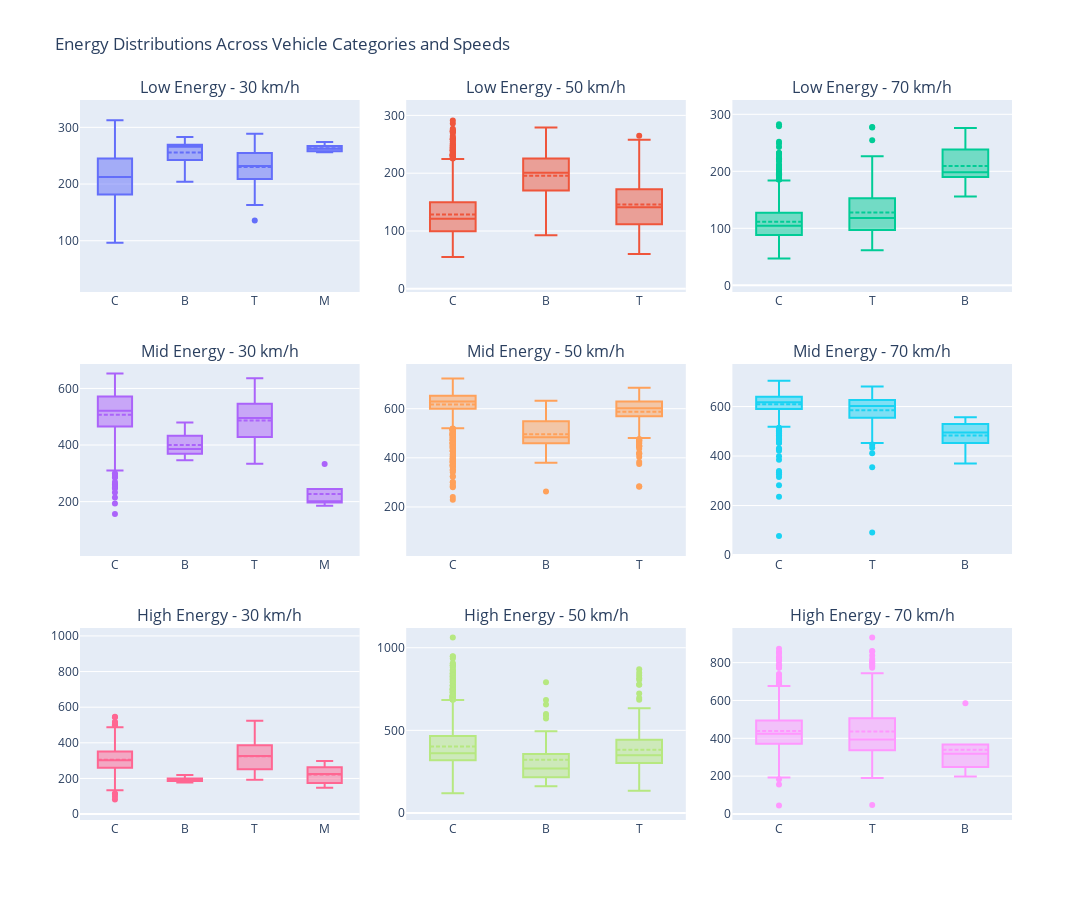

The code cell stored with this chart in its notebook:
### Code cell
import pandas as pd
import plotly.graph_objects as go
from plotly.subplots import make_subplots

# Load the dataset
df = pd.read_excel(r'/Users/jakob/Library/CloudStorage/OneDrive-student.kit.edu/Studium/02_Master/4. Semester/seminar/RTN-jakob/df_dataset_merged.xlsx')

# Create a subplot grid: 3 rows (low, mid, high energy) and 3 columns (30, 50, 70 km/h)
fig = make_subplots(
    rows=3, cols=3,
    subplot_titles=(
        "Low Energy - 30 km/h", "Low Energy - 50 km/h", "Low Energy - 70 km/h",
        "Mid Energy - 30 km/h", "Mid Energy - 50 km/h", "Mid Energy - 70 km/h",
        "High Energy - 30 km/h", "High Energy - 50 km/h", "High Energy - 70 km/h"
    ),
    horizontal_spacing=0.05, vertical_spacing=0.1
)

# Speeds and energies to iterate
speeds = [30, 50, 70]
energies = ['low_energy', 'mid_energy', 'high_energy']

# Loop through rows (energies) and columns (speeds)
for row, energy in enumerate(energies, start=1):
    for col, speed in enumerate(speeds, start=1):
        # Filter the data for the current speed and microphone type
        df_filtered = df[(df['speed_kmh'] == str(speed)) & (df['microphone'] == "SE")]
        
        # Add a box plot for the current energy and speed
        fig.add_trace(
            go.Box(
                x=df_filtered['vehicle'],
                y=df_filtered[energy],
                name=f"{energy.capitalize()} - {speed} km/h",
                boxmean=True  # Show mean in the box plot
            ),
            row=row, col=col
        )

# Update layout for better spacing and aesthetics
fig.update_layout(
    title_text="Energy Distributions Across Vehicle Categories and Speeds",
    height=900,  # Adjust for 3 rows
    width=1200,  # Adjust for side-by-side plots
    showlegend=False  # Hide redundant legend
)

# Show the figure
fig.show()

### Figure 1 — Plotly figure (JSON) as saved in the notebook; plotly's stock layout.template omitted (floating-point values rounded to 4 significant figures; data arrays with more than 128 entries replaced by an {"elided": "..."} marker saying what was removed)
{"data": [{"boxmean": true, "name": "Low_energy - 30 km/h", "type": "box", "x": {"elided": "1207 str values"}, "xaxis": "x", "y": {"elided": "1207 float values"}, "yaxis": "y"}, {"boxmean": true, "name": "Low_energy - 50 km/h", "type": "box", "x": {"elided": "4571 str values"}, "xaxis": "x2", "y": {"elided": "4571 float values"}, "yaxis": "y2"}, {"boxmean": true, "name": "Low_energy - 70 km/h", "type": "box", "x": {"elided": "2764 str values"}, "xaxis": "x3", "y": {"elided": "2764 float values"}, "yaxis": "y3"}, {"boxmean": true, "name": "Mid_energy - 30 km/h", "type": "box", "x": {"elided": "1207 str values"}, "xaxis": "x4", "y": {"elided": "1207 float values"}, "yaxis": "y4"}, {"boxmean": true, "name": "Mid_energy - 50 km/h", "type": "box", "x": {"elided": "4571 str values"}, "xaxis": "x5", "y": {"elided": "4571 float values"}, "yaxis": "y5"}, {"boxmean": true, "name": "Mid_energy - 70 km/h", "type": "box", "x": {"elided": "2764 str values"}, "xaxis": "x6", "y": {"elided": "2764 float values"}, "yaxis": "y6"}, {"boxmean": true, "name": "High_energy - 30 km/h", "type": "box", "x": {"elided": "1207 str values"}, "xaxis": "x7", "y": {"elided": "1207 float values"}, "yaxis": "y7"}, {"boxmean": true, "name": "High_energy - 50 km/h", "type": "box", "x": {"elided": "4571 str values"}, "xaxis": "x8", "y": {"elided": "4571 float values"}, "yaxis": "y8"}, {"boxmean": true, "name": "High_energy - 70 km/h", "type": "box", "x": {"elided": "2764 str values"}, "xaxis": "x9", "y": {"elided": "2764 float values"}, "yaxis": "y9"}], "layout": {"annotations": [{"font": {"size": 16}, "showarrow": false, "text": "Low Energy - 30 km/h", "x": 0.15, "xanchor": "center", "xref": "paper", "y": 1, "yanchor": "bottom", "yref": "paper"}, {"font": {"size": 16}, "showarrow": false, "text": "Low Energy - 50 km/h", "x": 0.5, "xanchor": "center", "xref": "paper", "y": 1, "yanchor": "bottom", "yref": "paper"}, {"font": {"size": 16}, "showarrow": false, "text": "Low Energy - 70 km/h", "x": 0.85, "xanchor": "center", "xref": "paper", "y": 1, "yanchor": "bottom", "yref": "paper"}, {"font": {"size": 16}, "showarrow": false, "text": "Mid Energy - 30 km/h", "x": 0.15, "xanchor": "center", "xref": "paper", "y": 0.6333, "yanchor": "bottom", "yref": "paper"}, {"font": {"size": 16}, "showarrow": false, "text": "Mid Energy - 50 km/h", "x": 0.5, "xanchor": "center", "xref": "paper", "y": 0.6333, "yanchor": "bottom", "yref": "paper"}, {"font": {"size": 16}, "showarrow": false, "text": "Mid Energy - 70 km/h", "x": 0.85, "xanchor": "center", "xref": "paper", "y": 0.6333, "yanchor": "bottom", "yref": "paper"}, {"font": {"size": 16}, "showarrow": false, "text": "High Energy - 30 km/h", "x": 0.15, "xanchor": "center", "xref": "paper", "y": 0.2667, "yanchor": "bottom", "yref": "paper"}, {"font": {"size": 16}, "showarrow": false, "text": "High Energy - 50 km/h", "x": 0.5, "xanchor": "center", "xref": "paper", "y": 0.2667, "yanchor": "bottom", "yref": "paper"}, {"font": {"size": 16}, "showarrow": false, "text": "High Energy - 70 km/h", "x": 0.85, "xanchor": "center", "xref": "paper", "y": 0.2667, "yanchor": "bottom", "yref": "paper"}], "height": 900, "showlegend": false, "title": {"text": "Energy Distributions Across Vehicle Categories and Speeds"}, "width": 1200, "xaxis": {"anchor": "y", "domain": [0, 0.3]}, "xaxis2": {"anchor": "y2", "domain": [0.35, 0.65]}, "xaxis3": {"anchor": "y3", "domain": [0.7, 1]}, "xaxis4": {"anchor": "y4", "domain": [0, 0.3]}, "xaxis5": {"anchor": "y5", "domain": [0.35, 0.65]}, "xaxis6": {"anchor": "y6", "domain": [0.7, 1]}, "xaxis7": {"anchor": "y7", "domain": [0, 0.3]}, "xaxis8": {"anchor": "y8", "domain": [0.35, 0.65]}, "xaxis9": {"anchor": "y9", "domain": [0.7, 1]}, "yaxis": {"anchor": "x", "domain": [0.7333, 1]}, "yaxis2": {"anchor": "x2", "domain": [0.7333, 1]}, "yaxis3": {"anchor": "x3", "domain": [0.7333, 1]}, "yaxis4": {"anchor": "x4", "domain": [0.3667, 0.6333]}, "yaxis5": {"anchor": "x5", "domain": [0.3667, 0.6333]}, "yaxis6": {"anchor": "x6", "domain": [0.3667, 0.6333]}, "yaxis7": {"anchor": "x7", "domain": [0, 0.2667]}, "yaxis8": {"anchor": "x8", "domain": [0, 0.2667]}, "yaxis9": {"anchor": "x9", "domain": [0, 0.2667]}}}
